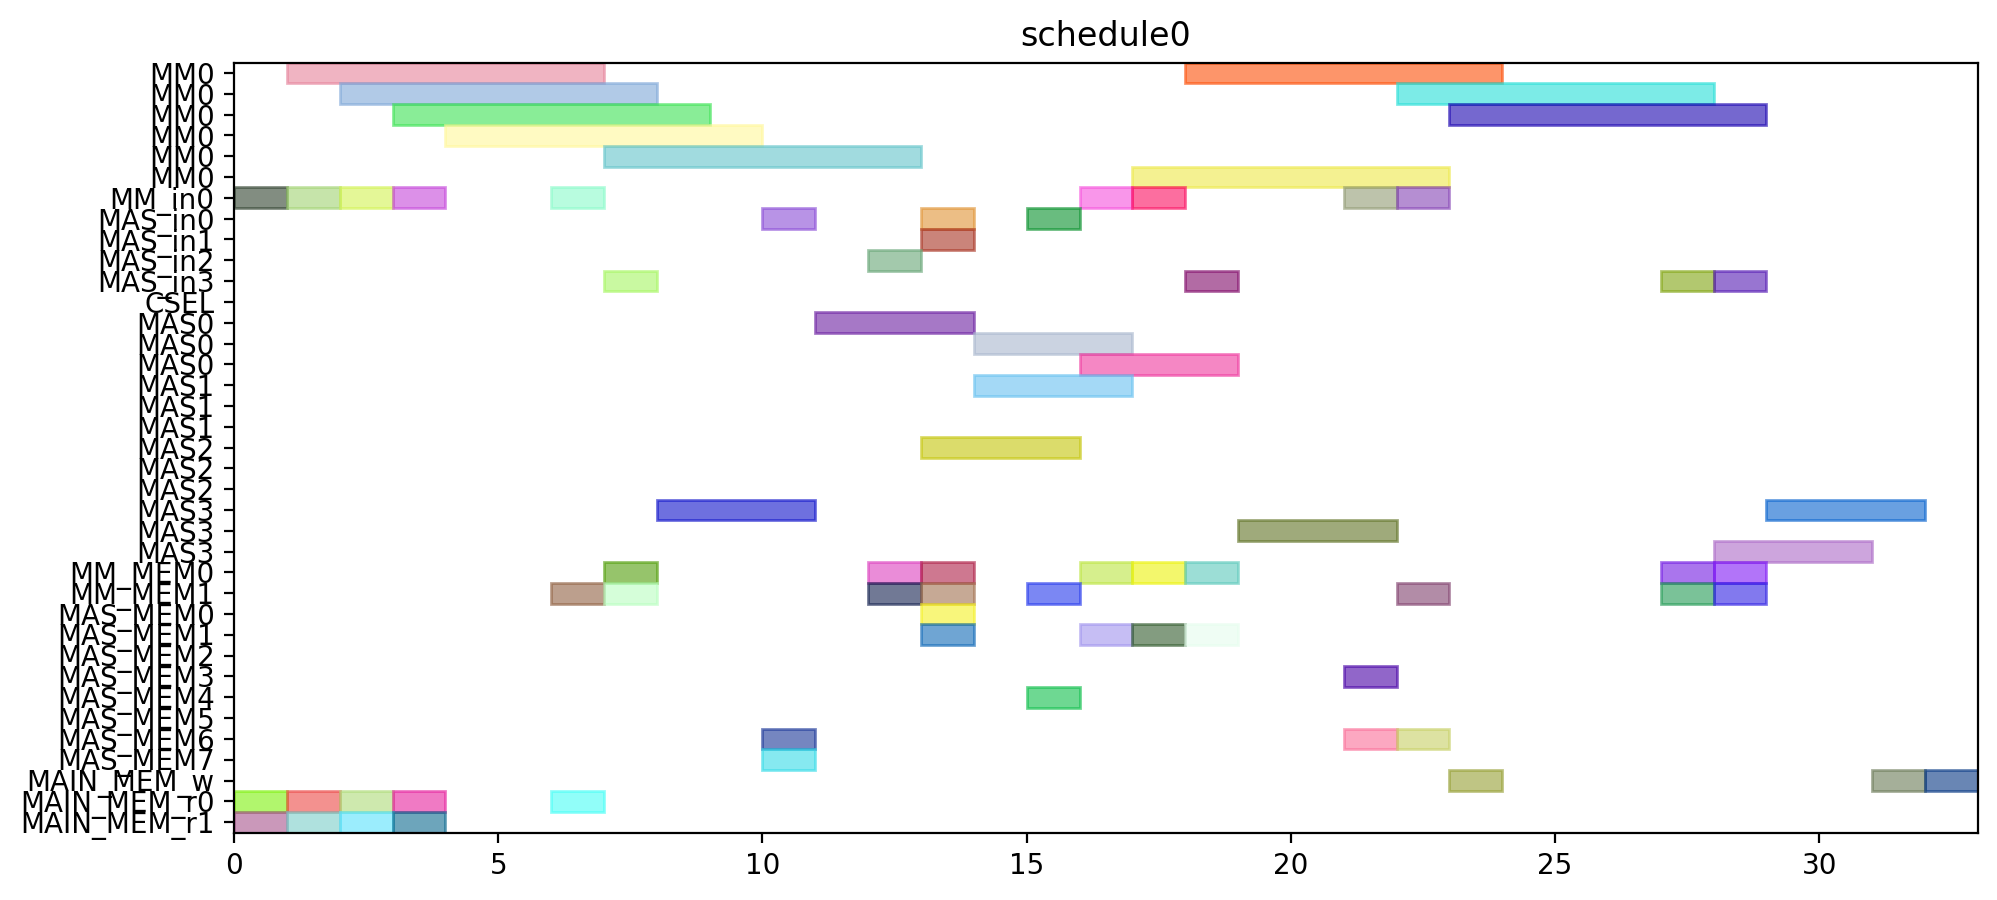

Write Python code to recreate this figure.
from pyschedule import Scenario, solvers, plotters, alt


def solve():
	horizon = 120
	S = Scenario("schedule0", horizon=horizon)

	# resource
	MM = S.Resources('MM', num=1, size=6)
	MM_in = S.Resources('MM_in', num=1)
	MAS_in = S.Resources('MAS_in', num=4)
	CSEL = S.Resource('CSEL')
	MAS = S.Resources('MAS', num=4, size=3, periods=range(1, horizon))
	MM_MEM = S.Resources('MM_MEM', num=2)
	MAS_MEM = S.Resources('MAS_MEM', num=8)
	MAIN_MEM_w = S.Resource('MAIN_MEM_w', size=1)
	MAIN_MEM_r = S.Resources('MAIN_MEM_r', num=2)

	# result of previous scheduling

	# new tasks
	t0 = S.Task('t0', length=6, delay_cost=1)
	t0 += alt(MM)
	t0_in = S.Task('t0_in', length=1, delay_cost=1)
	t0_in += alt(MM_in)
	S += t0_in*MM_in[0]<=t0*MM[0]
	t0_mem0 = S.Task('t0_mem0', length=1, delay_cost=1)
	t0_mem0 += MAIN_MEM_r[0]
	S += t0_mem0 <= t0

	t0_mem1 = S.Task('t0_mem1', length=1, delay_cost=1)
	t0_mem1 += MAIN_MEM_r[1]
	S += t0_mem1 <= t0

	t3 = S.Task('t3', length=6, delay_cost=1)
	t3 += alt(MM)
	t3_in = S.Task('t3_in', length=1, delay_cost=1)
	t3_in += alt(MM_in)
	S += t3_in*MM_in[0]<=t3*MM[0]
	t3_mem0 = S.Task('t3_mem0', length=1, delay_cost=1)
	t3_mem0 += MAIN_MEM_r[0]
	S += t3_mem0 <= t3

	t3_mem1 = S.Task('t3_mem1', length=1, delay_cost=1)
	t3_mem1 += MAIN_MEM_r[1]
	S += t3_mem1 <= t3

	t1 = S.Task('t1', length=6, delay_cost=1)
	t1 += alt(MM)
	t1_in = S.Task('t1_in', length=1, delay_cost=1)
	t1_in += alt(MM_in)
	S += t1_in*MM_in[0]<=t1*MM[0]
	t1_mem0 = S.Task('t1_mem0', length=1, delay_cost=1)
	t1_mem0 += MAIN_MEM_r[0]
	S += t1_mem0 <= t1

	t1_mem1 = S.Task('t1_mem1', length=1, delay_cost=1)
	t1_mem1 += MAIN_MEM_r[1]
	S += t1_mem1 <= t1

	t2 = S.Task('t2', length=6, delay_cost=1)
	t2 += alt(MM)
	t2_in = S.Task('t2_in', length=1, delay_cost=1)
	t2_in += alt(MM_in)
	S += t2_in*MM_in[0]<=t2*MM[0]
	t2_mem0 = S.Task('t2_mem0', length=1, delay_cost=1)
	t2_mem0 += MAIN_MEM_r[0]
	S += t2_mem0 <= t2

	t2_mem1 = S.Task('t2_mem1', length=1, delay_cost=1)
	t2_mem1 += MAIN_MEM_r[1]
	S += t2_mem1 <= t2

	t4 = S.Task('t4', length=6, delay_cost=1)
	t4 += alt(MM)
	t4_in = S.Task('t4_in', length=1, delay_cost=1)
	t4_in += alt(MM_in)
	S += t4_in*MM_in[0]<=t4*MM[0]
	t4_mem0 = S.Task('t4_mem0', length=1, delay_cost=1)
	t4_mem0 += MAIN_MEM_r[0]
	S += t4_mem0 <= t4

	t4_mem1 = S.Task('t4_mem1', length=1, delay_cost=1)
	t4_mem1 += alt(MM_MEM)
	S += (t2*MM[0])-1 < t4_mem1*MM_MEM[1]
	S += t4_mem1 <= t4

	t5 = S.Task('t5', length=3, delay_cost=1)
	t5 += alt(MAS)
	t5_in = S.Task('t5_in', length=1, delay_cost=1)
	t5_in += alt(MAS_in)
	S += t5_in*MAS_in[0]<=t5*MAS[0]

	S += t5_in*MAS_in[1]<=t5*MAS[1]

	S += t5_in*MAS_in[2]<=t5*MAS[2]

	S += t5_in*MAS_in[3]<=t5*MAS[3]

	t5_mem0 = S.Task('t5_mem0', length=1, delay_cost=1)
	t5_mem0 += alt(MM_MEM)
	S += (t0*MM[0])-1 < t5_mem0*MM_MEM[0]
	S += t5_mem0 <= t5

	t5_mem1 = S.Task('t5_mem1', length=1, delay_cost=1)
	t5_mem1 += alt(MM_MEM)
	S += (t0*MM[0])-1 < t5_mem1*MM_MEM[1]
	S += t5_mem1 <= t5

	t6 = S.Task('t6', length=3, delay_cost=1)
	t6 += alt(MAS)
	t6_in = S.Task('t6_in', length=1, delay_cost=1)
	t6_in += alt(MAS_in)
	S += t6_in*MAS_in[0]<=t6*MAS[0]

	S += t6_in*MAS_in[1]<=t6*MAS[1]

	S += t6_in*MAS_in[2]<=t6*MAS[2]

	S += t6_in*MAS_in[3]<=t6*MAS[3]

	t6_mem0 = S.Task('t6_mem0', length=1, delay_cost=1)
	t6_mem0 += alt(MAS_MEM)
	S += (t5*MAS[0])-1 < t6_mem0*MAS_MEM[0]
	S += (t5*MAS[1])-1 < t6_mem0*MAS_MEM[2]
	S += (t5*MAS[2])-1 < t6_mem0*MAS_MEM[4]
	S += (t5*MAS[3])-1 < t6_mem0*MAS_MEM[6]
	S += t6_mem0 <= t6

	t6_mem1 = S.Task('t6_mem1', length=1, delay_cost=1)
	t6_mem1 += alt(MAS_MEM)
	S += (t5*MAS[0])-1 < t6_mem1*MAS_MEM[1]
	S += (t5*MAS[1])-1 < t6_mem1*MAS_MEM[3]
	S += (t5*MAS[2])-1 < t6_mem1*MAS_MEM[5]
	S += (t5*MAS[3])-1 < t6_mem1*MAS_MEM[7]
	S += t6_mem1 <= t6

	t9 = S.Task('t9', length=3, delay_cost=1)
	t9 += alt(MAS)
	t9_in = S.Task('t9_in', length=1, delay_cost=1)
	t9_in += alt(MAS_in)
	S += t9_in*MAS_in[0]<=t9*MAS[0]

	S += t9_in*MAS_in[1]<=t9*MAS[1]

	S += t9_in*MAS_in[2]<=t9*MAS[2]

	S += t9_in*MAS_in[3]<=t9*MAS[3]

	t9_mem0 = S.Task('t9_mem0', length=1, delay_cost=1)
	t9_mem0 += alt(MM_MEM)
	S += (t0*MM[0])-1 < t9_mem0*MM_MEM[0]
	S += t9_mem0 <= t9

	t9_mem1 = S.Task('t9_mem1', length=1, delay_cost=1)
	t9_mem1 += alt(MM_MEM)
	S += (t4*MM[0])-1 < t9_mem1*MM_MEM[1]
	S += t9_mem1 <= t9

	t10 = S.Task('t10', length=3, delay_cost=1)
	t10 += alt(MAS)
	t10_in = S.Task('t10_in', length=1, delay_cost=1)
	t10_in += alt(MAS_in)
	S += t10_in*MAS_in[0]<=t10*MAS[0]

	S += t10_in*MAS_in[1]<=t10*MAS[1]

	S += t10_in*MAS_in[2]<=t10*MAS[2]

	S += t10_in*MAS_in[3]<=t10*MAS[3]

	t10_mem0 = S.Task('t10_mem0', length=1, delay_cost=1)
	t10_mem0 += alt(MM_MEM)
	S += (t4*MM[0])-1 < t10_mem0*MM_MEM[0]
	S += t10_mem0 <= t10

	t10_mem1 = S.Task('t10_mem1', length=1, delay_cost=1)
	t10_mem1 += alt(MM_MEM)
	S += (t4*MM[0])-1 < t10_mem1*MM_MEM[1]
	S += t10_mem1 <= t10

	t7 = S.Task('t7', length=3, delay_cost=1)
	t7 += alt(MAS)
	t7_in = S.Task('t7_in', length=1, delay_cost=1)
	t7_in += alt(MAS_in)
	S += t7_in*MAS_in[0]<=t7*MAS[0]

	S += t7_in*MAS_in[1]<=t7*MAS[1]

	S += t7_in*MAS_in[2]<=t7*MAS[2]

	S += t7_in*MAS_in[3]<=t7*MAS[3]

	t7_mem0 = S.Task('t7_mem0', length=1, delay_cost=1)
	t7_mem0 += alt(MAS_MEM)
	S += (t6*MAS[0])-1 < t7_mem0*MAS_MEM[0]
	S += (t6*MAS[1])-1 < t7_mem0*MAS_MEM[2]
	S += (t6*MAS[2])-1 < t7_mem0*MAS_MEM[4]
	S += (t6*MAS[3])-1 < t7_mem0*MAS_MEM[6]
	S += t7_mem0 <= t7

	t7_mem1 = S.Task('t7_mem1', length=1, delay_cost=1)
	t7_mem1 += alt(MAS_MEM)
	S += (t6*MAS[0])-1 < t7_mem1*MAS_MEM[1]
	S += (t6*MAS[1])-1 < t7_mem1*MAS_MEM[3]
	S += (t6*MAS[2])-1 < t7_mem1*MAS_MEM[5]
	S += (t6*MAS[3])-1 < t7_mem1*MAS_MEM[7]
	S += t7_mem1 <= t7

	t11 = S.Task('t11', length=3, delay_cost=1)
	t11 += alt(MAS)
	t11_in = S.Task('t11_in', length=1, delay_cost=1)
	t11_in += alt(MAS_in)
	S += t11_in*MAS_in[0]<=t11*MAS[0]

	S += t11_in*MAS_in[1]<=t11*MAS[1]

	S += t11_in*MAS_in[2]<=t11*MAS[2]

	S += t11_in*MAS_in[3]<=t11*MAS[3]

	t11_mem0 = S.Task('t11_mem0', length=1, delay_cost=1)
	t11_mem0 += alt(MAS_MEM)
	S += (t10*MAS[0])-1 < t11_mem0*MAS_MEM[0]
	S += (t10*MAS[1])-1 < t11_mem0*MAS_MEM[2]
	S += (t10*MAS[2])-1 < t11_mem0*MAS_MEM[4]
	S += (t10*MAS[3])-1 < t11_mem0*MAS_MEM[6]
	S += t11_mem0 <= t11

	t11_mem1 = S.Task('t11_mem1', length=1, delay_cost=1)
	t11_mem1 += alt(MM_MEM)
	S += (t4*MM[0])-1 < t11_mem1*MM_MEM[1]
	S += t11_mem1 <= t11

	t8 = S.Task('t8', length=6, delay_cost=1)
	t8 += alt(MM)
	t8_in = S.Task('t8_in', length=1, delay_cost=1)
	t8_in += alt(MM_in)
	S += t8_in*MM_in[0]<=t8*MM[0]
	t8_mem0 = S.Task('t8_mem0', length=1, delay_cost=1)
	t8_mem0 += alt(MM_MEM)
	S += (t4*MM[0])-1 < t8_mem0*MM_MEM[0]
	S += t8_mem0 <= t8

	t8_mem1 = S.Task('t8_mem1', length=1, delay_cost=1)
	t8_mem1 += alt(MAS_MEM)
	S += (t7*MAS[0])-1 < t8_mem1*MAS_MEM[1]
	S += (t7*MAS[1])-1 < t8_mem1*MAS_MEM[3]
	S += (t7*MAS[2])-1 < t8_mem1*MAS_MEM[5]
	S += (t7*MAS[3])-1 < t8_mem1*MAS_MEM[7]
	S += t8_mem1 <= t8

	new_PZ = S.Task('new_PZ', length=6, delay_cost=1)
	new_PZ += alt(MM)
	new_PZ_in = S.Task('new_PZ_in', length=1, delay_cost=1)
	new_PZ_in += alt(MM_in)
	S += new_PZ_in*MM_in[0]<=new_PZ*MM[0]
	S += 0<new_PZ

	new_PZ_w = S.Task('new_PZ_w', length=1, delay_cost=1)
	new_PZ_w += alt(MAIN_MEM_w)
	S += new_PZ <= new_PZ_w

	new_PZ_mem0 = S.Task('new_PZ_mem0', length=1, delay_cost=1)
	new_PZ_mem0 += alt(MM_MEM)
	S += (t1*MM[0])-1 < new_PZ_mem0*MM_MEM[0]
	S += new_PZ_mem0 <= new_PZ

	new_PZ_mem1 = S.Task('new_PZ_mem1', length=1, delay_cost=1)
	new_PZ_mem1 += alt(MAS_MEM)
	S += (t7*MAS[0])-1 < new_PZ_mem1*MAS_MEM[1]
	S += (t7*MAS[1])-1 < new_PZ_mem1*MAS_MEM[3]
	S += (t7*MAS[2])-1 < new_PZ_mem1*MAS_MEM[5]
	S += (t7*MAS[3])-1 < new_PZ_mem1*MAS_MEM[7]
	S += new_PZ_mem1 <= new_PZ

	t12 = S.Task('t12', length=3, delay_cost=1)
	t12 += alt(MAS)
	t12_in = S.Task('t12_in', length=1, delay_cost=1)
	t12_in += alt(MAS_in)
	S += t12_in*MAS_in[0]<=t12*MAS[0]

	S += t12_in*MAS_in[1]<=t12*MAS[1]

	S += t12_in*MAS_in[2]<=t12*MAS[2]

	S += t12_in*MAS_in[3]<=t12*MAS[3]

	t12_mem0 = S.Task('t12_mem0', length=1, delay_cost=1)
	t12_mem0 += alt(MM_MEM)
	S += (t0*MM[0])-1 < t12_mem0*MM_MEM[0]
	S += t12_mem0 <= t12

	t12_mem1 = S.Task('t12_mem1', length=1, delay_cost=1)
	t12_mem1 += alt(MAS_MEM)
	S += (t11*MAS[0])-1 < t12_mem1*MAS_MEM[1]
	S += (t11*MAS[1])-1 < t12_mem1*MAS_MEM[3]
	S += (t11*MAS[2])-1 < t12_mem1*MAS_MEM[5]
	S += (t11*MAS[3])-1 < t12_mem1*MAS_MEM[7]
	S += t12_mem1 <= t12

	t13 = S.Task('t13', length=6, delay_cost=1)
	t13 += alt(MM)
	t13_in = S.Task('t13_in', length=1, delay_cost=1)
	t13_in += alt(MM_in)
	S += t13_in*MM_in[0]<=t13*MM[0]
	t13_mem0 = S.Task('t13_mem0', length=1, delay_cost=1)
	t13_mem0 += alt(MAS_MEM)
	S += (t12*MAS[0])-1 < t13_mem0*MAS_MEM[0]
	S += (t12*MAS[1])-1 < t13_mem0*MAS_MEM[2]
	S += (t12*MAS[2])-1 < t13_mem0*MAS_MEM[4]
	S += (t12*MAS[3])-1 < t13_mem0*MAS_MEM[6]
	S += t13_mem0 <= t13

	t13_mem1 = S.Task('t13_mem1', length=1, delay_cost=1)
	t13_mem1 += alt(MAS_MEM)
	S += (t9*MAS[0])-1 < t13_mem1*MAS_MEM[1]
	S += (t9*MAS[1])-1 < t13_mem1*MAS_MEM[3]
	S += (t9*MAS[2])-1 < t13_mem1*MAS_MEM[5]
	S += (t9*MAS[3])-1 < t13_mem1*MAS_MEM[7]
	S += t13_mem1 <= t13

	t14 = S.Task('t14', length=6, delay_cost=1)
	t14 += alt(MM)
	t14_in = S.Task('t14_in', length=1, delay_cost=1)
	t14_in += alt(MM_in)
	S += t14_in*MM_in[0]<=t14*MM[0]
	t14_mem0 = S.Task('t14_mem0', length=1, delay_cost=1)
	t14_mem0 += alt(MAS_MEM)
	S += (t12*MAS[0])-1 < t14_mem0*MAS_MEM[0]
	S += (t12*MAS[1])-1 < t14_mem0*MAS_MEM[2]
	S += (t12*MAS[2])-1 < t14_mem0*MAS_MEM[4]
	S += (t12*MAS[3])-1 < t14_mem0*MAS_MEM[6]
	S += t14_mem0 <= t14

	t14_mem1 = S.Task('t14_mem1', length=1, delay_cost=1)
	t14_mem1 += alt(MM_MEM)
	S += (t3*MM[0])-1 < t14_mem1*MM_MEM[1]
	S += t14_mem1 <= t14

	new_PY = S.Task('new_PY', length=3, delay_cost=1)
	new_PY += alt(MAS)
	new_PY_in = S.Task('new_PY_in', length=1, delay_cost=1)
	new_PY_in += alt(MAS_in)
	S += new_PY_in*MAS_in[0]<=new_PY*MAS[0]

	S += new_PY_in*MAS_in[1]<=new_PY*MAS[1]

	S += new_PY_in*MAS_in[2]<=new_PY*MAS[2]

	S += new_PY_in*MAS_in[3]<=new_PY*MAS[3]

	S += 0<new_PY

	new_PY_w = S.Task('new_PY_w', length=1, delay_cost=1)
	new_PY_w += alt(MAIN_MEM_w)
	S += new_PY <= new_PY_w

	new_PY_mem0 = S.Task('new_PY_mem0', length=1, delay_cost=1)
	new_PY_mem0 += alt(MM_MEM)
	S += (t8*MM[0])-1 < new_PY_mem0*MM_MEM[0]
	S += new_PY_mem0 <= new_PY

	new_PY_mem1 = S.Task('new_PY_mem1', length=1, delay_cost=1)
	new_PY_mem1 += alt(MM_MEM)
	S += (t13*MM[0])-1 < new_PY_mem1*MM_MEM[1]
	S += new_PY_mem1 <= new_PY

	new_PX = S.Task('new_PX', length=3, delay_cost=1)
	new_PX += alt(MAS)
	new_PX_in = S.Task('new_PX_in', length=1, delay_cost=1)
	new_PX_in += alt(MAS_in)
	S += new_PX_in*MAS_in[0]<=new_PX*MAS[0]

	S += new_PX_in*MAS_in[1]<=new_PX*MAS[1]

	S += new_PX_in*MAS_in[2]<=new_PX*MAS[2]

	S += new_PX_in*MAS_in[3]<=new_PX*MAS[3]

	S += 0<new_PX

	new_PX_w = S.Task('new_PX_w', length=1, delay_cost=1)
	new_PX_w += alt(MAIN_MEM_w)
	S += new_PX <= new_PX_w

	new_PX_mem0 = S.Task('new_PX_mem0', length=1, delay_cost=1)
	new_PX_mem0 += alt(MM_MEM)
	S += (t14*MM[0])-1 < new_PX_mem0*MM_MEM[0]
	S += new_PX_mem0 <= new_PX

	new_PX_mem1 = S.Task('new_PX_mem1', length=1, delay_cost=1)
	new_PX_mem1 += alt(MM_MEM)
	S += (t14*MM[0])-1 < new_PX_mem1*MM_MEM[1]
	S += new_PX_mem1 <= new_PX

	solvers.mip.solve(S,msg=1,kind='CPLEX',ratio_gap=1.01)

	solution = [['hoge']*len(S.solution()[1]) for i in range(len(S.solution()))]
	for i in range(len(S.solution())):
		for j in range(len(S.solution()[i])):
			solution[i][j]=str(S.solution()[i][j])
	print(solution)

	cycles = int(solution[-1][3])

	pic_file_name = "/home/mfukuda/ABE/multiRAM_multiMAS_16mux/scheduling_result/stage6MM1_stage3MAS4/EP_DBL_A_0/schedule0.png"
	if(S.solution() != []):
		plotters.matplotlib.plot(S,img_filename=pic_file_name, show_task_labels=False, fig_size=(cycles*0.25+3, 5))

	return solution
